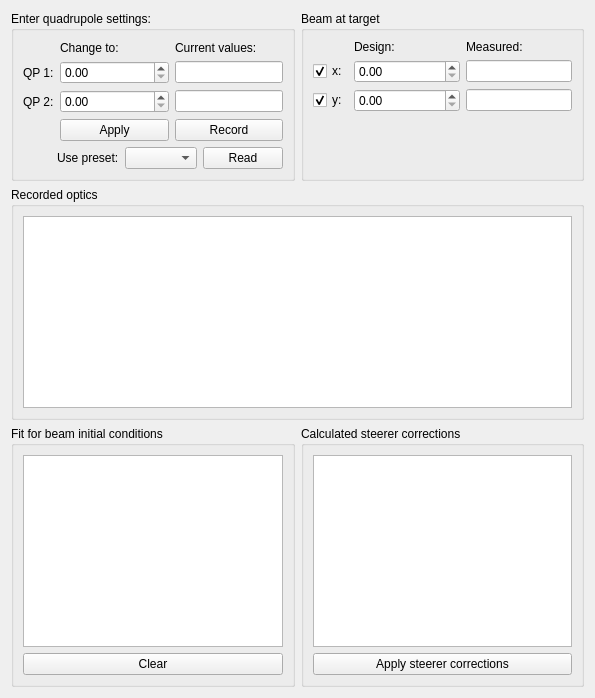
<?xml version="1.0" encoding="UTF-8"?>
<ui version="4.0">
 <class>OVM_Dialog</class>
 <widget class="QWidget" name="OVM_Dialog">
  <property name="geometry">
   <rect>
    <x>0</x>
    <y>0</y>
    <width>595</width>
    <height>698</height>
   </rect>
  </property>
  <property name="windowTitle">
   <string>Optic variation method (orbit flattening)</string>
  </property>
  <layout class="QGridLayout" columnstretch="1,1">
   <item row="0" column="0">
    <widget class="QGroupBox">
     <property name="title">
      <string>Enter quadrupole settings:</string>
     </property>
     <layout class="QGridLayout" columnstretch="0,1,1">
      <item row="0" column="1">
       <widget class="QLabel" name="qp_input_column_title">
        <property name="text">
         <string>Change to:</string>
        </property>
       </widget>
      </item>
      <item row="0" column="2">
       <widget class="QLabel" name="qp_current_column_title">
        <property name="text">
         <string>Current values:</string>
        </property>
       </widget>
      </item>
      <item row="1" column="0">
       <widget class="QLabel" name="input_qp1_label">
        <property name="text">
         <string>QP 1:</string>
        </property>
       </widget>
      </item>
      <item row="1" column="1">
       <widget class="QuantitySpinBox" name="input_qp1_value"/>
      </item>
      <item row="1" column="2">
       <widget class="QuantityDisplay" name="displ_qp1_value">
        <property name="focusPolicy">
         <enum>Qt::ClickFocus</enum>
        </property>
        <property name="readOnly">
         <bool>true</bool>
        </property>
       </widget>
      </item>
      <item row="2" column="0">
       <widget class="QLabel" name="input_qp2_label">
        <property name="text">
         <string>QP 2:</string>
        </property>
       </widget>
      </item>
      <item row="2" column="1">
       <widget class="QuantitySpinBox" name="input_qp2_value"/>
      </item>
      <item row="2" column="2">
       <widget class="QuantityDisplay" name="displ_qp2_value">
        <property name="focusPolicy">
         <enum>Qt::ClickFocus</enum>
        </property>
        <property name="readOnly">
         <bool>true</bool>
        </property>
       </widget>
      </item>
      <item row="3" column="1">
       <widget class="QPushButton" name="qp_settings_execute">
        <property name="text">
         <string>Apply</string>
        </property>
       </widget>
      </item>
      <item row="3" column="2">
       <widget class="QPushButton" name="qp_settings_record">
        <property name="text">
         <string>Record</string>
        </property>
       </widget>
      </item>
      <item row="4" column="0" colspan="3">
       <layout class="QHBoxLayout" name="load_preset_layout">
        <item>
         <spacer>
          <property name="orientation">
           <enum>Qt::Horizontal</enum>
          </property>
          <property name="sizeHint" stdset="0">
           <size>
            <width>0</width>
            <height>0</height>
           </size>
          </property>
         </spacer>
        </item>
        <item>
         <widget class="QLabel">
          <property name="text">
           <string>Use preset:</string>
          </property>
         </widget>
        </item>
        <item>
         <widget class="QComboBox" name="focus_choice"/>
        </item>
        <item>
         <widget class="QPushButton" name="load_preset_execute">
          <property name="text">
           <string>Read</string>
          </property>
         </widget>
        </item>
       </layout>
      </item>
     </layout>
    </widget>
   </item>
   <item row="0" column="1">
    <widget class="QGroupBox" name="group_beam">
     <property name="title">
      <string>Beam at target</string>
     </property>
     <layout class="QGridLayout" columnstretch="0,1,1">
      <item row="0" column="1">
       <widget class="QLabel">
        <property name="text">
         <string>Design:</string>
        </property>
       </widget>
      </item>
      <item row="0" column="2">
       <widget class="QLabel" name="beam_measured_title">
        <property name="text">
         <string>Measured:</string>
        </property>
       </widget>
      </item>
      <item row="1" column="0">
       <widget class="QCheckBox" name="x_target_check">
        <property name="text">
         <string>x:</string>
        </property>
        <property name="checked">
         <bool>true</bool>
        </property>
       </widget>
      </item>
      <item row="1" column="1">
       <widget class="QuantitySpinBox" name="x_target_value"/>
      </item>
      <item row="1" column="2">
       <widget class="QuantityDisplay" name="x_monitor_value">
        <property name="focusPolicy">
         <enum>Qt::ClickFocus</enum>
        </property>
        <property name="readOnly">
         <bool>true</bool>
        </property>
       </widget>
      </item>
      <item row="2" column="0">
       <widget class="QCheckBox" name="y_target_check">
        <property name="text">
         <string>y:</string>
        </property>
        <property name="checked">
         <bool>true</bool>
        </property>
       </widget>
      </item>
      <item row="2" column="1">
       <widget class="QuantitySpinBox" name="y_target_value"/>
      </item>
      <item row="2" column="2">
       <widget class="QuantityDisplay" name="y_monitor_value">
        <property name="focusPolicy">
         <enum>Qt::ClickFocus</enum>
        </property>
        <property name="readOnly">
         <bool>true</bool>
        </property>
       </widget>
      </item>
      <item row="3" column="0" colspan="3">
       <spacer>
        <property name="orientation">
         <enum>Qt::Vertical</enum>
        </property>
        <property name="sizeHint" stdset="0">
         <size>
          <width>0</width>
          <height>0</height>
         </size>
        </property>
       </spacer>
      </item>
     </layout>
    </widget>
   </item>
   <item row="2" column="0" colspan="2">
    <widget class="QGroupBox">
     <property name="title">
      <string>Recorded optics</string>
     </property>
     <layout class="QVBoxLayout">
      <item>
       <widget class="TableView" name="records_table">
        <property name="focusPolicy">
         <enum>Qt::ClickFocus</enum>
        </property>
       </widget>
      </item>
     </layout>
    </widget>
   </item>
   <item row="3" column="0">
    <widget class="QGroupBox">
     <property name="title">
      <string>Fit for beam initial conditions</string>
     </property>
     <layout class="QVBoxLayout">
      <item>
       <widget class="TableView" name="fit_table">
        <property name="focusPolicy">
         <enum>Qt::ClickFocus</enum>
        </property>
       </widget>
      </item>
      <item>
       <layout class="QHBoxLayout">
        <item>
         <widget class="QPushButton" name="clear_records">
          <property name="text">
           <string>Clear</string>
          </property>
         </widget>
        </item>
       </layout>
      </item>
     </layout>
    </widget>
   </item>
   <item row="3" column="1">
    <widget class="QGroupBox">
     <property name="title">
      <string>Calculated steerer corrections</string>
     </property>
     <layout class="QVBoxLayout">
      <item>
       <widget class="TableView" name="corrections_table">
        <property name="focusPolicy">
         <enum>Qt::ClickFocus</enum>
        </property>
       </widget>
      </item>
      <item>
       <widget class="QPushButton" name="execute_corrections">
        <property name="text">
         <string>Apply steerer corrections</string>
        </property>
       </widget>
      </item>
     </layout>
    </widget>
   </item>
  </layout>
 </widget>
 <customwidgets>
  <customwidget>
   <class>TableView</class>
   <extends>QTableView</extends>
   <header>madqt/widget/tableview.h</header>
  </customwidget>
  <customwidget>
   <class>QuantitySpinBox</class>
   <extends>QDoubleSpinBox</extends>
   <header>madqt/widget/spinbox.h</header>
  </customwidget>
  <customwidget>
   <class>QuantityDisplay</class>
   <extends>QLineEdit</extends>
   <header>madqt/widget/quantity.h</header>
  </customwidget>
 </customwidgets>
 <resources/>
 <connections>
  <connection>
   <sender>load_preset_execute</sender>
   <signal>clicked()</signal>
   <receiver>qp_settings_execute</receiver>
   <slot>setFocus()</slot>
   <hints>
    <hint type="sourcelabel">
     <x>241</x>
     <y>159</y>
    </hint>
    <hint type="destinationlabel">
     <x>126</x>
     <y>134</y>
    </hint>
   </hints>
  </connection>
  <connection>
   <sender>x_target_check</sender>
   <signal>toggled(bool)</signal>
   <receiver>x_target_value</receiver>
   <slot>setEnabled(bool)</slot>
   <hints>
    <hint type="sourcelabel">
     <x>327</x>
     <y>69</y>
    </hint>
    <hint type="destinationlabel">
     <x>392</x>
     <y>72</y>
    </hint>
   </hints>
  </connection>
  <connection>
   <sender>y_target_check</sender>
   <signal>toggled(bool)</signal>
   <receiver>y_target_value</receiver>
   <slot>setEnabled(bool)</slot>
   <hints>
    <hint type="sourcelabel">
     <x>334</x>
     <y>98</y>
    </hint>
    <hint type="destinationlabel">
     <x>373</x>
     <y>98</y>
    </hint>
   </hints>
  </connection>
  <connection>
   <sender>qp_settings_execute</sender>
   <signal>clicked()</signal>
   <receiver>qp_settings_record</receiver>
   <slot>setFocus()</slot>
   <hints>
    <hint type="sourcelabel">
     <x>156</x>
     <y>122</y>
    </hint>
    <hint type="destinationlabel">
     <x>187</x>
     <y>124</y>
    </hint>
   </hints>
  </connection>
  <connection>
   <sender>qp_settings_record</sender>
   <signal>clicked()</signal>
   <receiver>focus_choice</receiver>
   <slot>setFocus()</slot>
   <hints>
    <hint type="sourcelabel">
     <x>263</x>
     <y>130</y>
    </hint>
    <hint type="destinationlabel">
     <x>167</x>
     <y>160</y>
    </hint>
   </hints>
  </connection>
 </connections>
</ui>
